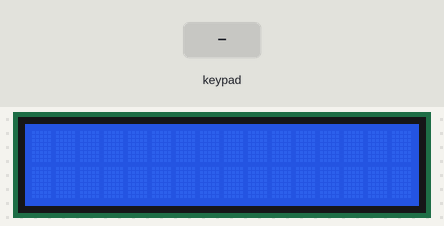
The sketch below on a simulated ESP32. On the bench: 16×2 character LCD. The test bench sets the inputs (shaded band). What the sketch prints to the serial monitor is not drawn.

Above: at 1.2 s.
1.3 s: keypad keys 2 7 3 2 3 3 2 5 # pressed 0.4 s apart
At 5.7 s:
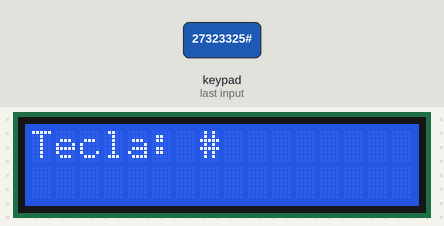
6.4 s: key 'A' pressed
At 6.9 s:
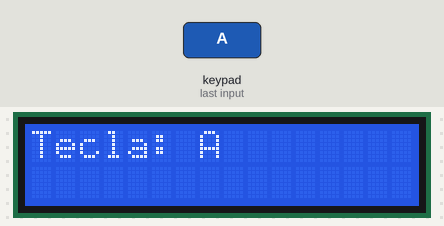
7.9 s: keypad keys 2 7 3 2 3 3 2 5 * pressed 0.4 s apart
At 10.7 s:
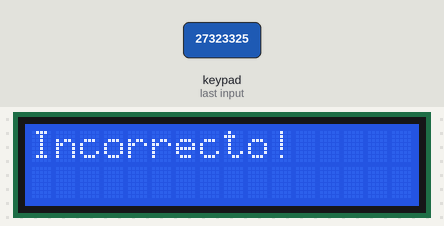
13.8 s: key 'B' pressed
At 15.0 s:
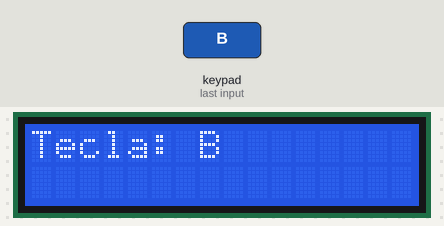
15.3 s: key 'C' pressed
At 16.4 s:
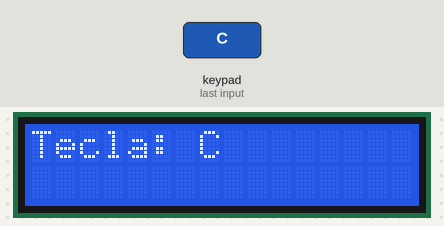
16.8 s: keypad keys 2 7 3 2 3 3 2 5 D pressed 0.4 s apart
At 19.0 s:
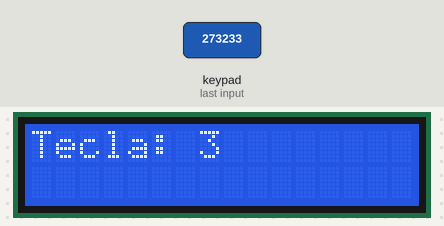
Timing chart, 0 to 20.5 s (numbered marks = the images above; inputs shaded):
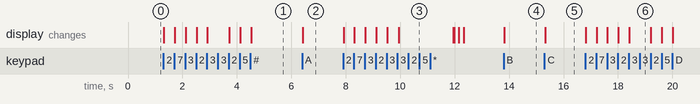

Measured:
- after the input at 1.3 s, the display: first changes at once (image 1 shows a later state)
- after the input at 6.4 s, the display: changes at once (image 2)
- after the input at 7.9 s, the display: first changes at once (image 3 shows a later state)
- after the input at 13.8 s, the display: changes at once (image 4)
- after the input at 15.3 s, the display: changes at once (image 5)
- after the input at 16.8 s, the display: first changes at once (image 6 shows a later state)

The sketch:

sketch_apr15a.ino
```cpp
#include <Wire.h>
#include <LiquidCrystal_I2C.h>
#include <Keypad.h>


// Dirección I2C de la pantalla LCD 1602
const int I2C_ADDR = 0x27;

// Número de columnas y filas del LCD
const int LCD_COLUMNS = 16;
const int LCD_ROWS = 2;

// Definición del teclado
const byte FILAS = 4;
const byte COLUMNAS = 4;
char keys[FILAS][COLUMNAS] = {
    {'1', '2', '3', 'A'},
    {'4', '5', '6', 'B'},
    {'7', '8', '9', 'C'},
    {'*', '0', '#', 'D'}
};
byte pinesFilas[FILAS] = {27, 32, 33, 25};
byte pinesColumnas[COLUMNAS] = {19, 18, 5, 17};
Keypad teclado = Keypad(makeKeymap(keys), pinesFilas, pinesColumnas, FILAS, COLUMNAS);

LiquidCrystal_I2C lcd(I2C_ADDR, LCD_COLUMNS, LCD_ROWS);

char TECLA;
char CLAVE[17];
char CLAVE_MAESTRA[17] = "123A456B789C*0#D";
byte INDICE = 0;


void setup()
{
    // Inicializa la pantalla LCD
    lcd.init();
    // Enciende el backlight
    lcd.backlight();

    Serial.begin(9600);
}

void loop()
{

    TECLA = teclado.getKey();

    if (TECLA != NO_KEY)
    {
        lcd.clear(); // Limpiar la pantalla antes de escribir la nueva tecla
        lcd.setCursor(0, 0);
        lcd.print("Tecla: ");
        lcd.print(TECLA);
        delay(10); // Retardo para evitar rebotes
        CLAVE[INDICE] = TECLA;
        INDICE++;
        Serial.println(TECLA);
    }

    if (INDICE == 16)
    {
        if (!strcmp(CLAVE, CLAVE_MAESTRA))
        {
            lcd.clear();
            lcd.setCursor(0, 0);
            lcd.print("Correcto!");
            delay(2000);
            lcd.clear();
        }
        else
        {
            lcd.clear();
            lcd.setCursor(0, 0);
            lcd.print("Incorrecto!");
            delay(2000);
            lcd.clear();
        }
        INDICE = 0;

    }
}
```
